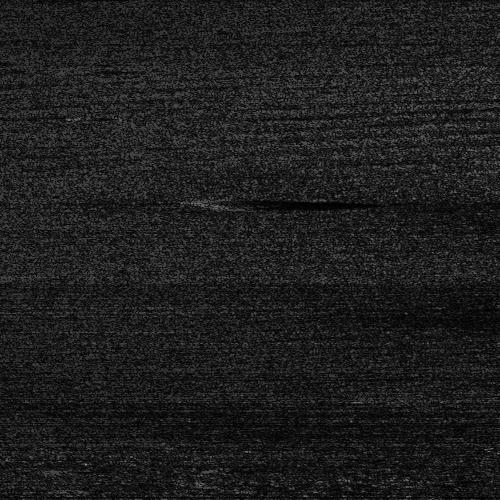
#> input picture data/line2voc/JPEGImages/Line 2_CNav_1000_26000_1500_26500.jpg, 500 x 500 px; its folder holds only this picture in this run
$ python -i preprocess.py   (imports and definitions only)
#> lines starting #> are read from the running program, lines starting #| are printed output that depends on the picture
#> further down, picture is the input picture: shape (500, 500, 3); min 0, max 151, mean 29.9
"""Build the preprocessed dataset variants used as source domains.

Every pixel operation here that moves content also moves the annotation boxes. The raw, denoised
and augmented roots are meant to be interchangeable inputs to the same detector, so an image and
its XML must never drift apart.
"""

from __future__ import annotations

import random
import shutil
import xml.etree.ElementTree as ET
from dataclasses import dataclass
from pathlib import Path

import cv2
import numpy as np

MODES = ("denoised", "clahe_augmented")

BRIGHTNESS_JITTER = 20.0
CONTRAST_JITTER = 0.1
JPEG_QUALITY = 95


# [5 lines left out: function median_denoise, not called in this run]


def apply_clahe(
    image: np.ndarray,
    clip_limit: float = 2.0,
    tile_grid: tuple[int, int] = (8, 8),
) -> np.ndarray:
    """Contrast-limited equalisation of luminance only, leaving chroma alone."""
#> called with clip_limit = 2, tile_grid = (8, 8)
    lab = cv2.cvtColor(image, cv2.COLOR_BGR2LAB)
#> lab: shape (500, 500, 3); mean of channels 0, 1, 2 29.1, 128, 128
    lightness, a, b = cv2.split(lab)
#> a: shape (500, 500); every value is 128
    clahe = cv2.createCLAHE(clipLimit=clip_limit, tileGridSize=tuple(tile_grid))
    return cv2.cvtColor(cv2.merge((clahe.apply(lightness), a, b)), cv2.COLOR_LAB2BGR)
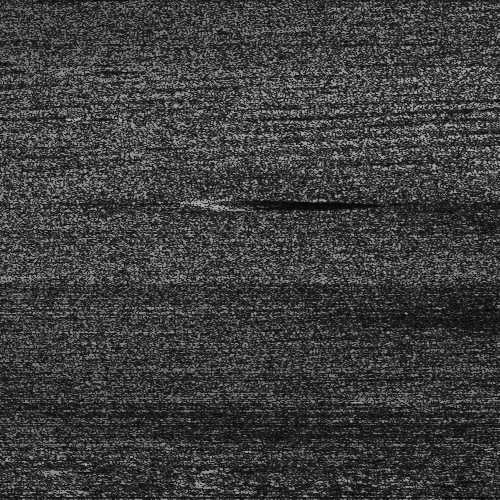
#> returned value: shape (500, 500, 3); mean B, G, R 61.7, 61.8, 61.7


@dataclass
class AugmentParams:
    hflip: bool
    angle_deg: float
    brightness: float
    contrast: float


# [196 lines left out: functions sample_augment, apply_augment, build_variant, _rotate_boxes, _drop_degenerate, _read_objects and 2 more, not called in this run]

>>> import cv2
>>> picture = cv2.imread('../../../data/line2voc/JPEGImages/Line 2_CNav_1000_26000_1500_26500.jpg')
>>> result = apply_clahe(picture)

$ run again, on data/line2voc/JPEGImages/Line 2_CNav_1000_3500_1500_4000.jpg
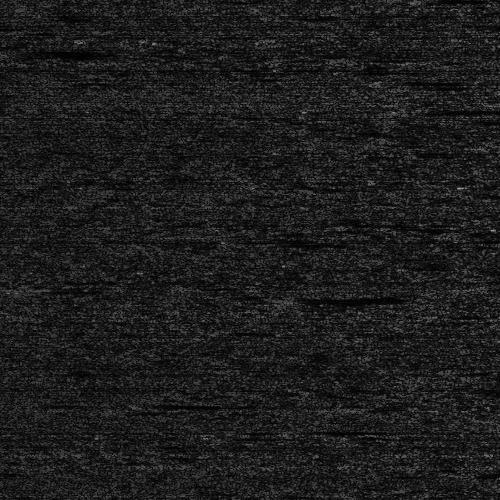
#> input picture data/line2voc/JPEGImages/Line 2_CNav_1000_3500_1500_4000.jpg, 500 x 500 px
#> picture is the input picture: shape (500, 500, 3); min 0, max 164, mean 28.6
#> lab: shape (500, 500, 3); mean of channels 0, 1, 2 27.7, 128, 128
#> a: shape (500, 500); every value is 128
#> in apply_clahe, `return cv2.cvtColor(cv2.merge((clahe.apply(lightness), a, b)), cv2.COL..`:
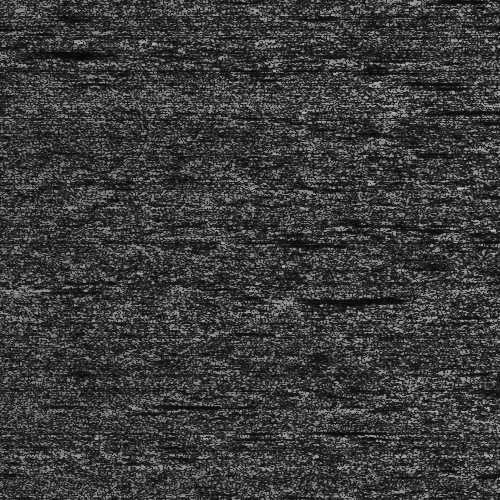
#> returned value: shape (500, 500, 3); mean B, G, R 59.1, 59.2, 59.1

$ run again, on data/line2voc/JPEGImages/Line 2_CNav_1000_36000_1500_36500.jpg
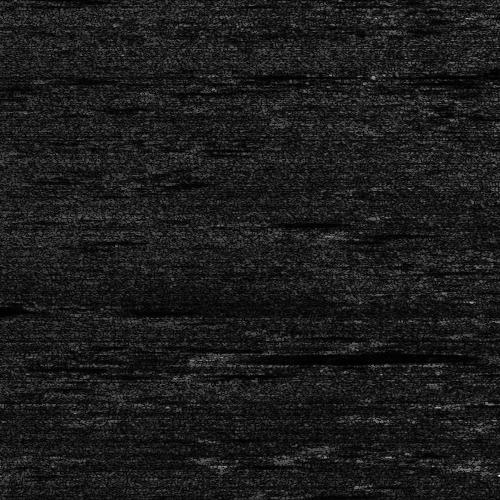
#> input picture data/line2voc/JPEGImages/Line 2_CNav_1000_36000_1500_36500.jpg, 500 x 500 px
#> picture is the input picture: shape (500, 500, 3); min 0, max 255, mean 27.6
#> lab: shape (500, 500, 3); mean of channels 0, 1, 2 26.6, 128, 128
#> a: shape (500, 500); every value is 128
#> in apply_clahe, `return cv2.cvtColor(cv2.merge((clahe.apply(lightness), a, b)), cv2.COL..`:
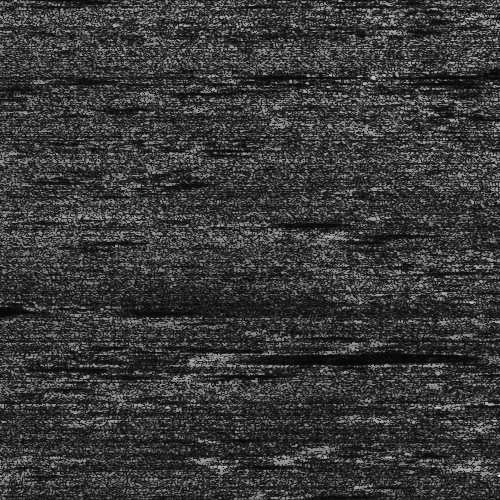
#> returned value: shape (500, 500, 3); mean B, G, R 56.9, 56.9, 56.9

$ run again, on data/line2voc/JPEGImages/Line 2_CNav_1000_39500_1500_40000.jpg
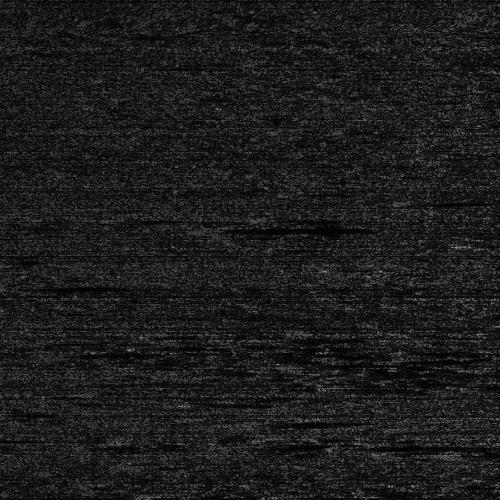
#> input picture data/line2voc/JPEGImages/Line 2_CNav_1000_39500_1500_40000.jpg, 500 x 500 px
#> picture is the input picture: shape (500, 500, 3); min 0, max 169, mean 28
#> lab: shape (500, 500, 3); mean of channels 0, 1, 2 27, 128, 128
#> a: shape (500, 500); every value is 128
#> in apply_clahe, `return cv2.cvtColor(cv2.merge((clahe.apply(lightness), a, b)), cv2.COL..`:
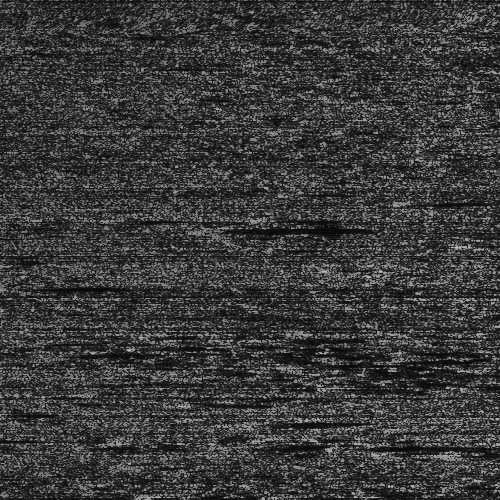
#> returned value: shape (500, 500, 3); mean B, G, R 58.1, 58.1, 58.1
